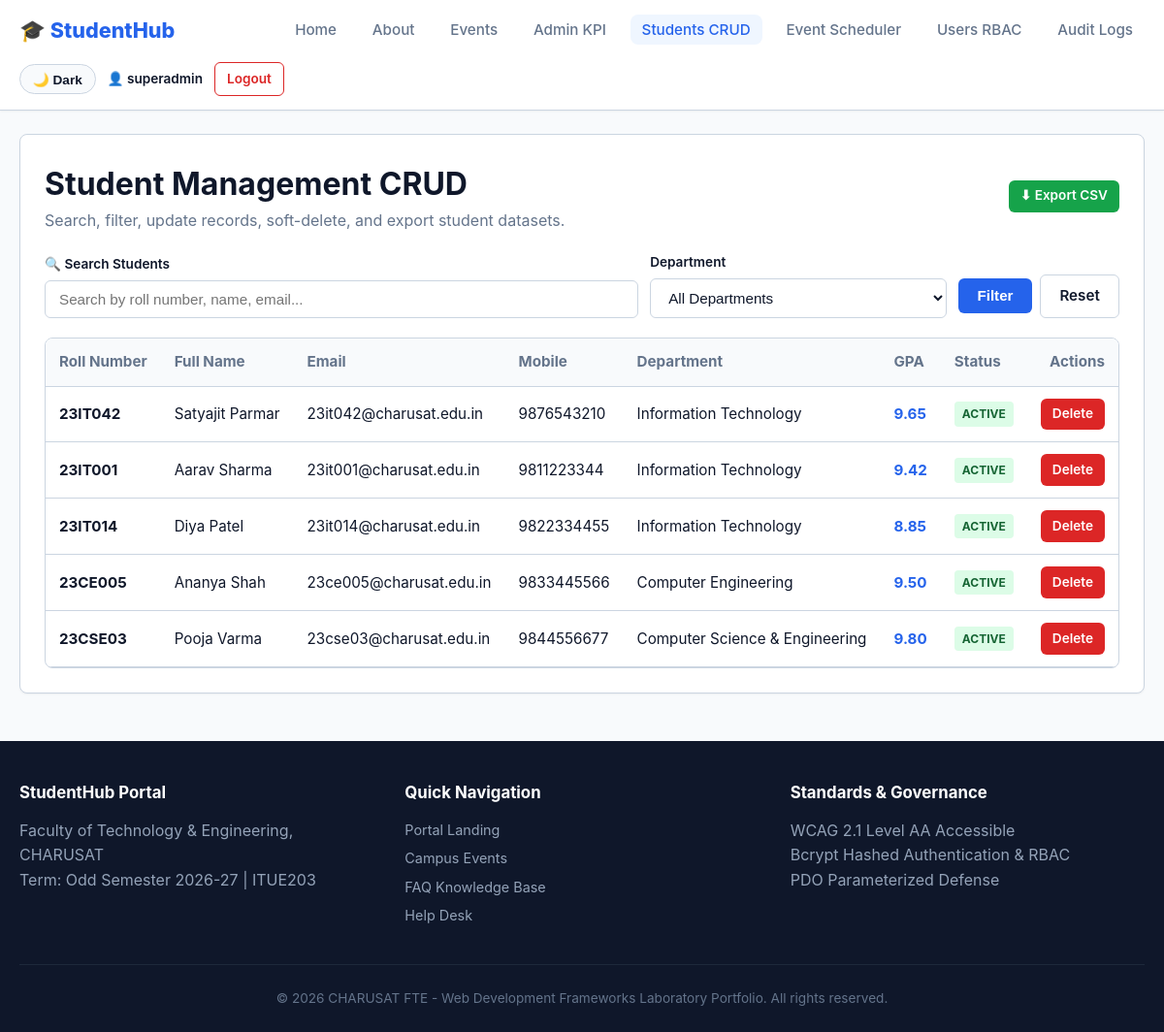
/studenthub/students.php (signed in), run on the app's committed database.
### tables this page shows
CREATE TABLE `students` (
    `id` INT UNSIGNED AUTO_INCREMENT PRIMARY KEY,
    `user_id` INT UNSIGNED NULL UNIQUE,
    `roll_number` VARCHAR(20) NOT NULL UNIQUE,
    `full_name` VARCHAR(100) NOT NULL,
    `email` VARCHAR(100) NOT NULL UNIQUE,
    `phone` VARCHAR(15) NOT NULL,
    `department` VARCHAR(80) NOT NULL,
    `semester` TINYINT UNSIGNED NOT NULL DEFAULT 1,
    `gpa` DECIMAL(3, 2) NOT NULL DEFAULT 0.00,
    `city` VARCHAR(50) NOT NULL DEFAULT 'Anand',
    `status` ENUM('active', 'inactive', 'deleted') NOT NULL DEFAULT 'active',
    `created_at` TIMESTAMP DEFAULT CURRENT_TIMESTAMP,
    `updated_at` TIMESTAMP DEFAULT CURRENT_TIMESTAMP ON UPDATE CURRENT_TIMESTAMP,
    CONSTRAINT `fk_p15_students_user` FOREIGN KEY (`user_id`) REFERENCES `users` (`id`) ON DELETE CASCADE,
    INDEX `idx_students_dept` (`department`),
    INDEX `idx_students_status` (`status`)
);

### studenthub/students.php (the view, shortened to what this page needs)
<?php
$pdo = Database::getConnection();
$search = trim($_GET['search'] ?? '');
$where = ["status != 'deleted'"];
$params = [];
$whereSql = 'WHERE ' . implode(' AND ', $where);
$stmt = $pdo->prepare("SELECT * FROM students {$whereSql} ORDER BY id ASC");
$stmt->execute($params);
$students = $stmt->fetchAll();
require_once __DIR__ . '/includes/header.php';
?>
<div class="card">
    <div style="display:flex; justify-content:space-between; align-items:center; flex-wrap:wrap; gap:10px; margin-bottom:20px;">
        <div>
            <h1>Student Management CRUD</h1>
            <p style="color:var(--text-secondary);">Search, filter, update records, soft-delete, and export student datasets.</p>
        </div>
        <div>
            <a href="students.php?export=csv" class="btn btn-success btn-sm">⬇ Export CSV</a>
        </div>
    </div>
    <form action="students.php" method="GET" style="display:grid; grid-template-columns: 2fr 1fr auto; gap:12px; margin-bottom:20px; align-items:end;">
        <div class="form-group" style="margin:0;">
            <label for="search">🔍 Search Students</label>
            <input type="text" id="search" name="search" class="form-control" placeholder="Search by roll number, name, email..." value="<?= htmlspecialchars($search) ?>">
        </div>
        <div class="form-group" style="margin:0;">
            <label for="dept">Department</label>
            <select id="dept" name="dept" class="form-control">
                <option value="ALL">All Departments</option>
            </select>
        </div>
        <div>
            <button type="submit" class="btn btn-primary">Filter</button>
            <a href="students.php" class="btn btn-outline" style="margin-left:4px;">Reset</a>
        </div>
    </form>
    <div class="table-wrapper">
        <table>
            <thead>
                <tr>
                    <th>Roll Number</th>
                    <th>Full Name</th>
                    <th>Email</th>
                    <th>Mobile</th>
                    <th>Department</th>
                    <th>GPA</th>
                    <th>Status</th>
                    <th style="text-align:right;">Actions</th>
                </tr>
            </thead>
            <tbody>
                <?php if (empty($students)): ?>
                    <tr><td colspan="8" style="text-align:center; padding:30px;">No students found matching your criteria.</td></tr>
                <?php else: ?>
                    <?php foreach ($students as $s): ?>
                        <tr>
                            <td><strong><?= htmlspecialchars($s['roll_number']) ?></strong></td>
                            <td><?= htmlspecialchars($s['full_name']) ?></td>
                            <td><?= htmlspecialchars($s['email']) ?></td>
                            <td><?= htmlspecialchars($s['phone']) ?></td>
                            <td><?= htmlspecialchars($s['department']) ?></td>
                            <td><strong style="color:var(--primary);"><?= number_format((float)$s['gpa'], 2) ?></strong></td>
                            <td><span class="badge badge-<?= htmlspecialchars($s['status']) ?>"><?= htmlspecialchars($s['status']) ?></span></td>
                            <td style="text-align:right;">
                                <a href="students.php?action=delete&id=<?= $s['id'] ?>" class="btn btn-danger btn-sm" onclick="return confirm('Soft-delete student <?= htmlspecialchars(addslashes($s['full_name'])) ?>?');">Delete</a>
                            </td>
                        </tr>
                    <?php endforeach; ?>
                <?php endif; ?>
            </tbody>
        </table>
    </div>
</div>
<?php require_once __DIR__ . '/includes/footer.php'; ?>

### studenthub/assets/css/main.css (style rules this page uses)
:root { --primary: #2563eb; --primary-dark: #1d4ed8; --primary-light: #eff6ff; --bg-page: #f8fafc; --bg-surface: #ffffff; --text-primary: #0f172a; --text-secondary: #64748b; --border: #cbd5e1; --success: #16a34a; --danger: #dc2626; --warning: #f59e0b; --radius: 8px; --shadow-sm: 0 1px 2px 0 rgba(0, 0, 0, 0.05); --shadow-md: 0 4px 6px -1px rgba(0, 0, 0, 0.1); }
* { box-sizing: border-box; margin: 0; padding: 0; transition: background-color 0.2s, color 0.2s; }
body { font-family: -apple-system, BlinkMacSystemFont, "Segoe UI", Roboto, sans-serif; background: var(--bg-page); color: var(--text-primary); line-height: 1.6; min-height: 100vh; display: flex; flex-direction: column; }
.card { background: var(--bg-surface); border: 1px solid var(--border); border-radius: var(--radius); padding: 25px; box-shadow: var(--shadow-sm); margin-bottom: 25px; }
.btn { display: inline-flex; align-items: center; justify-content: center; gap: 6px; padding: 0.6rem 1.2rem; border-radius: 6px; font-weight: 600; text-decoration: none; border: none; cursor: pointer; font-size: 0.95rem; transition: background 0.2s, transform 0.1s; }
.btn-primary { background: var(--primary); color: #fff; }
.btn-success { background: var(--success); color: #fff; }
.btn-danger { background: var(--danger); color: #fff; }
.btn-outline { background: transparent; border: 1.5px solid var(--border); color: var(--text-primary); }
.btn-sm { padding: 0.35rem 0.75rem; font-size: 0.85rem; }
.form-group { margin-bottom: 16px; }
.form-group label { display: block; font-size: 0.85rem; font-weight: 600; margin-bottom: 5px; }
.form-control { width: 100%; padding: 10px 14px; border: 1.5px solid var(--border); border-radius: 6px; font-size: 0.95rem; background: var(--bg-surface); color: var(--text-primary); }
.table-wrapper { overflow-x: auto; border: 1px solid var(--border); border-radius: var(--radius); }
table { width: 100%; border-collapse: collapse; text-align: left; }
th, td { padding: 12px 14px; border-bottom: 1px solid var(--border); font-size: 0.95rem; }
th { background: #f8fafc; font-weight: 700; color: var(--text-secondary); }
.badge { display: inline-block; padding: 3px 8px; border-radius: 4px; font-size: 0.75rem; font-weight: bold; text-transform: uppercase; }
.badge-active, .badge-upcoming { background: #dcfce7; color: #166534; }

### data on the page
students: roll_number "23IT042", full_name "Satyajit Parmar", email "23it042@charusat.edu.in", phone "9876543210", department "Information Technology", gpa "9.65", status "ACTIVE"
students: roll_number "23IT001", full_name "Aarav Sharma", email "23it001@charusat.edu.in", phone "9811223344", department "Information Technology", gpa "9.42", status "ACTIVE"
students: roll_number "23IT014", full_name "Diya Patel", email "23it014@charusat.edu.in", phone "9822334455", department "Information Technology", gpa "8.85", status "ACTIVE"
students: roll_number "23CE005", full_name "Ananya Shah", email "23ce005@charusat.edu.in", phone "9833445566", department "Computer Engineering", gpa "9.50", status "ACTIVE"
students: roll_number "23CSE03", full_name "Pooja Varma", email "23cse03@charusat.edu.in", phone "9844556677", department "Computer Science & Engineering", gpa "9.80", status "ACTIVE"

### other printed values
APP_NAME "StudentHub"
$userName "superadmin"
APP_INSTITUTION "Faculty of Technology & Engineering, CHARUSAT"
APP_TERM "Odd Semester 2026-27"
